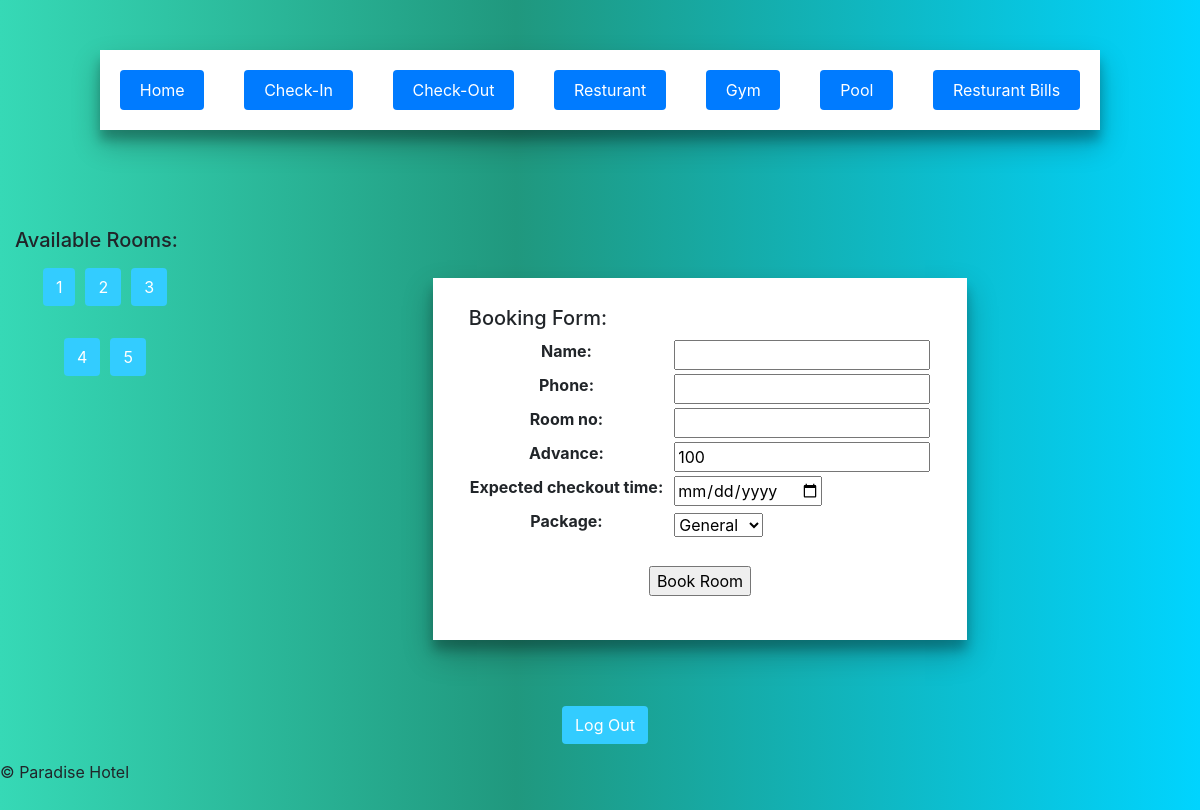
/booking/ (signed in), run on an earlier commit of the app's database.
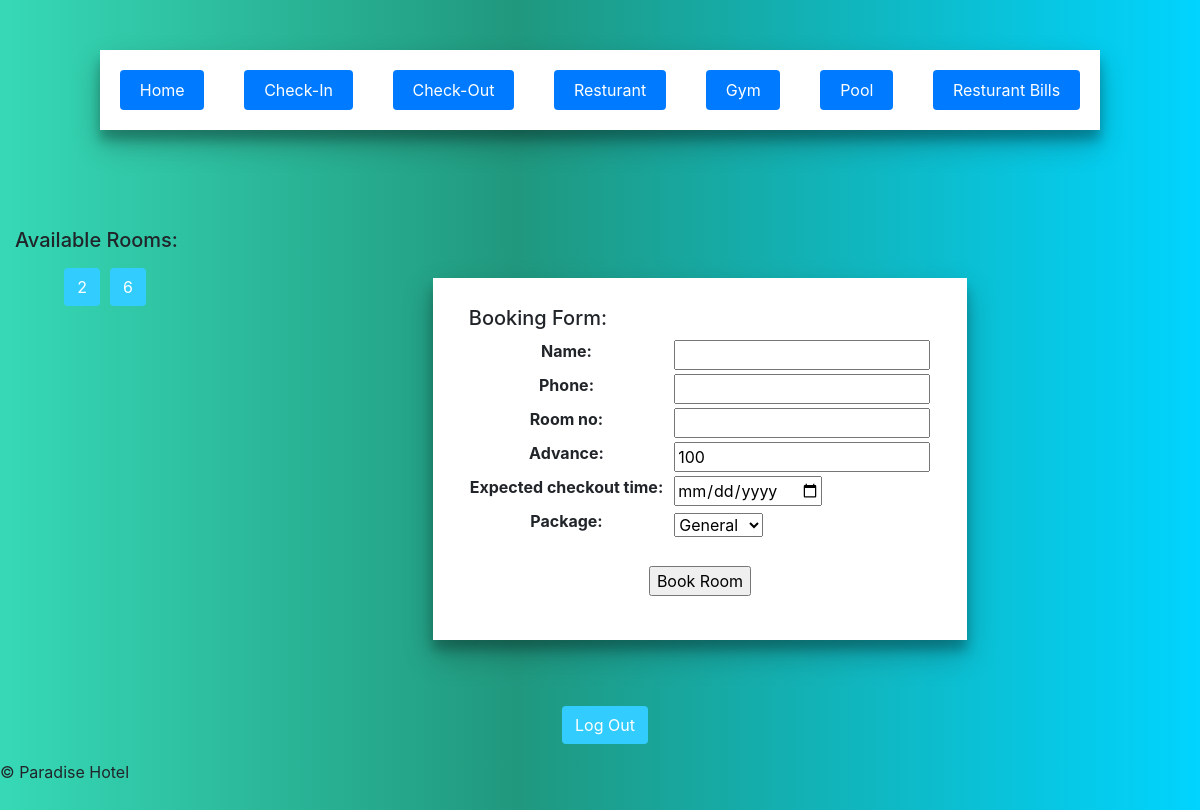
And on a later commit of the database.
### pages/models.py (models this page shows)
class Room(models.Model):
    ROOM_CHOICES = [
        ('Single', 'Single'),
        ('Double', 'Double'),
        ('Suite', 'Suite')
    ]
    room_no = models.IntegerField(primary_key = True)
    empty = models.BooleanField(default=True)
    AC = models.BooleanField(default=False)
    room_type = models.CharField(max_length=10, choices=ROOM_CHOICES, default='Single')
    room_cost = models.IntegerField(default=1000)
    floor = models.IntegerField(default=1)

### pages/views.py (the view, shortened to what this page needs)
# urls.py: path('booking/', book_view, name='booking'),
def book_view(request, *args, **kwargs):
    form = BookingForm()
    queryset = Room.objects.filter(empty = True)
    content =  {
        "form": form,
        "qs": queryset
    }
    return render(request, 'booking.html', content)

### pages/forms.py (shortened to what this page needs)
class BookingForm(forms.ModelForm):
    expected_checkout_time = forms.DateField(required=False, widget=forms.DateInput(attrs={'type': 'date'}))
    class Meta:
        model = Costumer
        fields = fields = ['name', 'phone', 'room_no', 'advance', 'expected_checkout_time', 'package']

### Templates/booking.html (shortened to what this page needs)
{% extends 'base.html' %}
{% block content %}
    <div class="container-fluid">
      <div class="row flex-xl-nowrap">
        <div class="col-12 col-md-3 col-xl-2 bd-sidebar">
          <h5>Available Rooms:</h5>
          <div class="d-flex justify-content-center mt-3 login_container">
            {% for instance in qs %}
              <p><a class="btn login_btn" href="../room/{{instance.room_no}}">{{instance.room_no}}</a></p>
              {% ifequal forloop.counter|divisibleby:"3" True %}
          </div><div class="d-flex justify-content-center mt-3 login_container">
              {% endifequal %}
            {% endfor %}
            </div>
          </div>
        <nav class="nav nav-pills flex-column flex-sm-row">
        <form method = 'POST' id='form-id' class='nav-link'> {% csrf_token %}
          <h5>Booking Form:</h5>
            <table>
              {{ form }}
            </table>
            <br>
            <p class="text-sm-center"><input type = 'submit' value='Book Room'/></p>
        </form>
      </nav>
      </div>
    </div>
{% endblock %}

What changed in the data, as far as the page shows it:
no longer on this page (row edited): Room: room_no "1"
no longer on this page (row edited): Room: room_no "3"
no longer on this page (row edited): Room: room_no "4"
no longer on this page (row edited): Room: room_no "5"
added Room: room_no "6"
